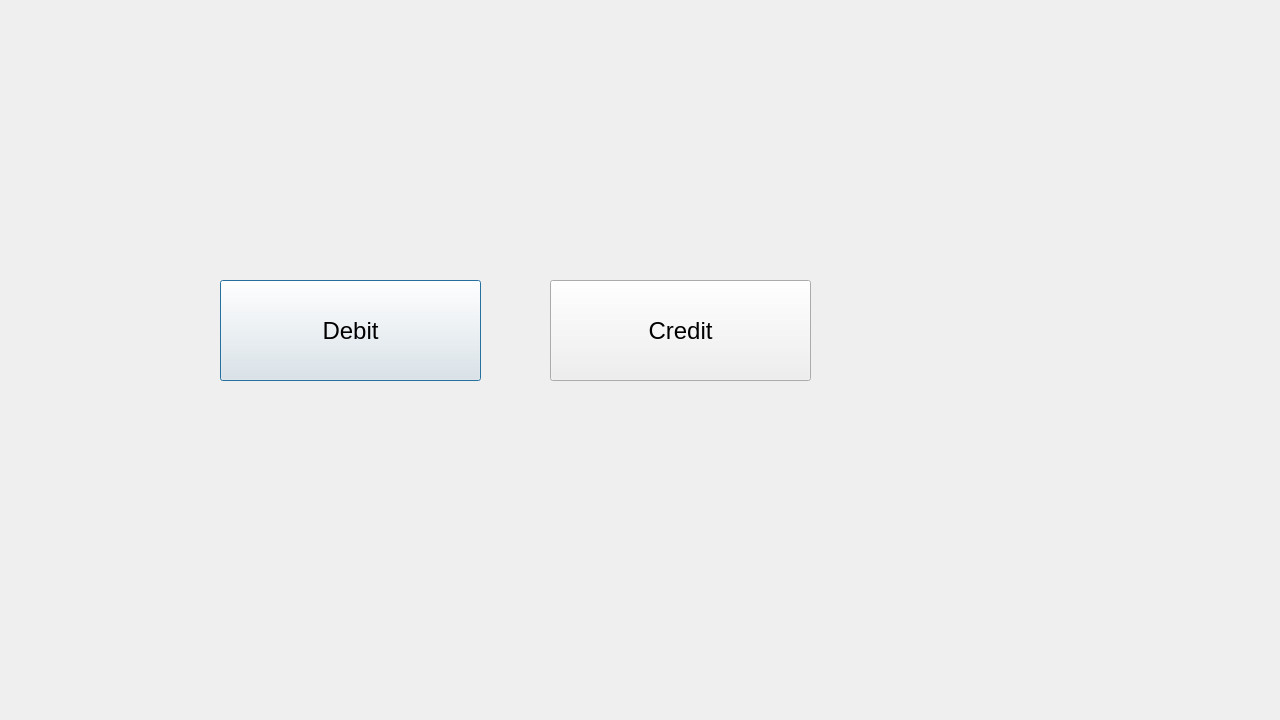
<?xml version="1.0" encoding="UTF-8"?>
<ui version="4.0">
 <class>AccountType</class>
 <widget class="QDialog" name="AccountType">
  <property name="geometry">
   <rect>
    <x>0</x>
    <y>0</y>
    <width>1280</width>
    <height>720</height>
   </rect>
  </property>
  <property name="windowTitle">
   <string>Dialog</string>
  </property>
  <widget class="QPushButton" name="btnDebit">
   <property name="geometry">
    <rect>
     <x>220</x>
     <y>280</y>
     <width>261</width>
     <height>101</height>
    </rect>
   </property>
   <property name="font">
    <font>
     <pointsize>18</pointsize>
    </font>
   </property>
   <property name="text">
    <string>Debit</string>
   </property>
  </widget>
  <widget class="QPushButton" name="btnCredit">
   <property name="geometry">
    <rect>
     <x>550</x>
     <y>280</y>
     <width>261</width>
     <height>101</height>
    </rect>
   </property>
   <property name="font">
    <font>
     <pointsize>18</pointsize>
    </font>
   </property>
   <property name="text">
    <string>Credit</string>
   </property>
  </widget>
 </widget>
 <resources/>
 <connections/>
</ui>
